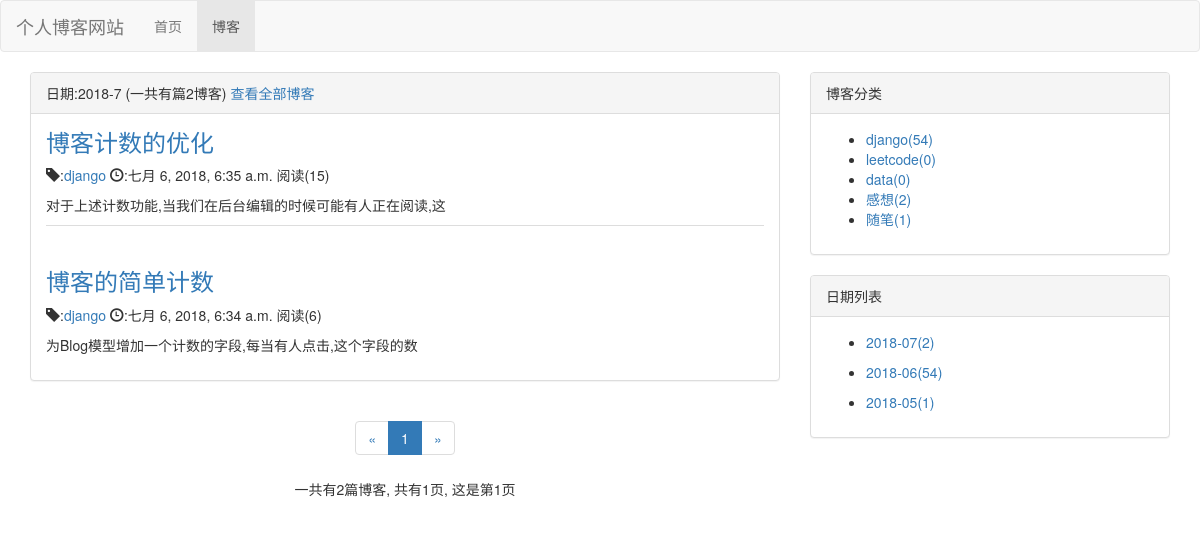
Screenshot of /blog/date/2018/7 with the database file from the repository.
### blog/models.py (models this page shows, shortened)
class blog(models.Model,Readnum_extand):  #设置博文的一些属性
    title=models.CharField(max_length=30)
    blog_type=models.ForeignKey(blogtype,on_delete=models.DO_NOTHING)
    content=RichTextUploadingField()
    author=models.ForeignKey(User,on_delete=models.DO_NOTHING)
    Create_time=models.DateTimeField(auto_now_add=True)
    last_update_time=models.DateTimeField(auto_now=True)
    class Meta:
        ordering=['-Create_time']   #按照创建的时间排序

class blogtype(models.Model):  #设置博客类型
    type_name=models.CharField(max_length=30)
    def __str__(self):
    	return self.type_name  #改变显示方式

### read_count/models.py (models this page shows)
class Readnum(models.Model):
    read_num=models.IntegerField(default=0)  #阅读计数
    content_type = models.ForeignKey(ContentType, on_delete=models.DO_NOTHING)
    object_id = models.PositiveIntegerField()
    content_object = GenericForeignKey('content_type', 'object_id')

### blog/views.py (the view)
# urls.py: path('date/<int:year>/<int:month>',views.blogs_with_date,name='blogs_with_date')
def blogs_with_date(request,year,month):  #代码与之前的大多是重复的
	blogs_all_list=blog.objects.filter(Create_time__year=year,Create_time__month=month)   #获得所有符合要求博客
	context=get_blog_common_data(request,blogs_all_list)
	context['blogs_all_of_the_date']=blog.objects.filter(Create_time__year=year,Create_time__month=month)
	context['date']='%s-%s' %(year,month)
	return render(request,'blogs_all_of_the_date.html',context)

### read_count/models.py (called while the page is built)
    def read_num(self):
        try:
	        cn=ContentType.objects.get_for_model(self)
	        nu=self.pk
	        readnum=Readnum.objects.get(content_type=cn,object_id=nu)
	        return readnum.read_num
        except Exception as e:
            return 0

### blog/templates/blogs_all_of_the_date.html (shortened to what this page needs)
{% extends 'blog_list.html' %}
{% block blog_list_title %}
	日期:{{ date }}
	(一共有篇{{ blogs_all_of_the_date|length }}博客)
	<a href="{% url 'blog_list' %}">查看全部博客</a>
{% endblock %}

### blog/templates/blog_list.html (shortened to what this page needs)
{% extends 'base.html' %}
{% block nav_blog_active %}active{% endblock %}
{% load staticfiles %}
{% block home_style %}
	<link rel="stylesheet" type="text/css" href="{% static "blog/blog.css" %}">
{% endblock %}
{% block content %}
	<div class="container">
		<div class="row">
			<div class="col-sm-8 col-md-8">
				<div class="panel panel-default">
					<div class="panel-heading">{% block blog_list_title %}博客列表{% endblock %}</div>
					<div class="panel-body">
						{% for blog in page_of_blogs.object_list %}
							<div class="blog">
								<a href="{% url 'blog_detail' blog.pk %}">
						    	<h3>{{ blog.title }}</h3>
						    	</a>
						    	<p>
						    		<span class="glyphicon glyphicon-tag"></span>:<a href="{% url 'blogs_all_of_the_type' blog.blog_type.pk %}">{{ blog.blog_type }}</a>
						    		<span class="glyphicon glyphicon-time"></span>:{{ blog.Create_time }}
						    		阅读({{ blog.read_num }})
						    	</p>
						    	<p>{{ blog.content|striptags|truncatechars:30 }}</p>
							</div>
						{% empty %}
							<div class="blog">
								<h3>--暂无博客，敬请期待--</h3>
							</div>
						{% endfor %}
			 		</div>
				</div>
				<div class="paginator">
					<div aria-label="Page navigation">
					  <ul class="pagination">
					  	<li>
					  	{% if page_of_blogs.has_previous %}
					  		<a href="?page={{ page_of_blogs.previous_page_number }}" aria-label="Previous">
					       		<span aria-hidden="true">&laquo;</span>
					      	</a>
					  	{% else %}
					  		<span aria-hidden="true">&laquo;</span>
					  	{% endif %}
					  </li>
					    {% for page_number in page_range %}
					    	{% if page_number == page_of_blogs.number %}
					    		<li class="active">
					    			<a href="?page={{ page_number }}">{{ page_number }}</a>
					    		</li>
					    	{% else %}
					    		<li><a href="?page={{ page_number }}">{{ page_number }}</a></li>
					    	{% endif %}
						{% endfor %}
						<li>
						{% if page_of_blogs.has_next %}
					  		<a href="?page={{ page_of_blogs.next_page_number }}" aria-label="Next">
					       		<span aria-hidden="true">&raquo;</span>
					      	</a>
					  	{% else %}
					  		<span aria-hidden="true">&raquo;</span>
					  	{% endif %}
					  </li>
					  </ul>
					</div>
					<div>
						<p>
							一共有{{ page_of_blogs.paginator.count }}篇博客,
							共有{{ page_of_blogs.paginator.num_pages }}页,
							这是第{{ page_of_blogs.number }}页
						</p>
					</div>
				</div>
			</div>
			<div class="col-sm-4 col-md-4">
				<div class="panel panel-default">
					  <div class="panel-heading">博客分类</div>
					  <div class="panel-body">
						<ul>
							{% for blog_type in blog_types %}
								<li>
									<a href="{% url 'blogs_all_of_the_type' blog_type.pk %}">
										{{ blog_type.type_name }}({{ blog_type.blog_count }})
									</a>
								</li>
							{% empty %}
								<li>暂无分类</li>
							{% endfor %}
						</ul>
					  </div>
				</div>
				<div class="panel panel-default">
					  <div class="panel-heading">日期列表</div>
					  <div class="panel-body">
						<ul>
							{% for blog_date,blog_count in blog_dates.items %}
							<li>
								<a href="{% url 'blogs_with_date' blog_date.year blog_date.month %}">
									<p>{{ blog_date|date:"Y-m" }}({{ blog_count }})</p>
								</a>
							</li>
							{% endfor %}
						</ul>
					  </div>
				</div>
			</div>
		</div>
	</div>
{% endblock %}

### static/base.css (style rules this page uses)
body { margin: 00; padding: 00; }

### blog/static/blog/blog.css (style rules this page uses)
h3 { margin-top: 0em; }
div.blog:not(:last-child) { margin-bottom: 3em; border-bottom: 1px solid #ddd; }
div.paginator { text-align: center; }

### rows the page displays
blog: title "博客计数的优化", blog_type "django", Create_time "七月 6, 2018, 6:35 a.m.", read_num "15", content "对于上述计数功能,当我们在后台编辑的时候可能有人正在阅读,这"
blog: title "博客的简单计数", blog_type "django", Create_time "七月 6, 2018, 6:34 a.m.", read_num "6", content "为Blog模型增加一个计数的字段,每当有人点击,这个字段的数"
blogtype: type_name "django", blog_count "54"
blogtype: type_name "leetcode", blog_count "0"
blogtype: type_name "data", blog_count "0"
blogtype: type_name "感想", blog_count "2"
blogtype: type_name "随笔", blog_count "1"

### other values shown
{{ date }} "2018-7"
{{ blogs_all_of_the_date|length }} "2"
{{ page_number }} "1"
{{ page_of_blogs.paginator.count }} "2"
{{ page_of_blogs.paginator.num_pages }} "1"
{{ page_of_blogs.number }} "1"
{{ blog_date|date:"Y-m" }} "2018-07" "2018-06" "2018-05"
{{ blog_count }} "2" "54" "1"
